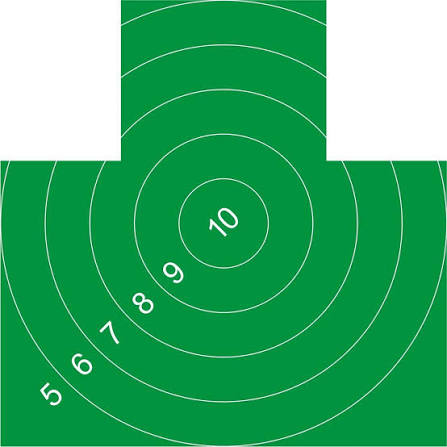
#> input picture assets/target_no4_template.jpg, 447 x 447 px
$ python -i target_align.py   (imports and definitions only)
#> lines starting #> are read from the running program, lines starting #| are printed output that depends on the picture; after the words box and inside, x2 and y2 are one past the last pixel; in counts of white or black regions, pixels touching at a corner belong together
#> further down, picture is the input picture: shape (447, 447, 3); mean B, G, R 105, 169.9, 57.1
from __future__ import annotations

import cv2
import numpy as np

from .preflight import PreflightError


def green_mask(bgr: np.ndarray) -> np.ndarray:
    hsv = cv2.cvtColor(bgr, cv2.COLOR_BGR2HSV)
#> hsv: shape (447, 447, 3); mean H, S, V 59.2, 195, 169.9
    # Два диапазона зелёного (разный свет)
    lower1 = np.array([35, 40, 40], dtype=np.uint8)
    upper1 = np.array([95, 255, 255], dtype=np.uint8)
    mask = cv2.inRange(hsv, lower1, upper1)
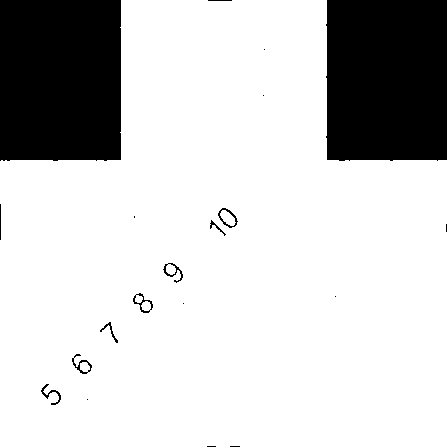
#> mask: shape (447, 447); 80.3% white; 20 black regions (9 under 20 px), largest, box (x1, y1, x2, y2) and area: (0, 0, 121, 161) 19373, (326, 0, 447, 161) 19217, (133, 293, 153, 313) 104
    kernel = cv2.getStructuringElement(cv2.MORPH_ELLIPSE, (7, 7))
    mask = cv2.morphologyEx(mask, cv2.MORPH_CLOSE, kernel, iterations=2)
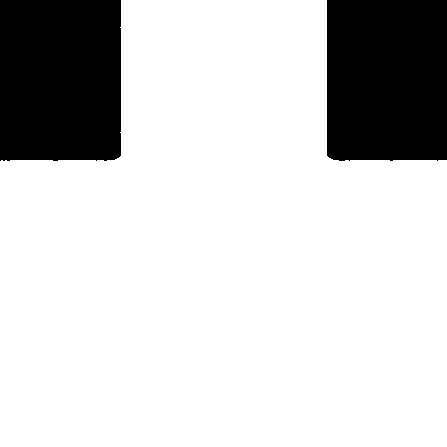
#> mask: shape (447, 447); 80.7% white; 2 black regions, box (x1, y1, x2, y2) and area: (0, 0, 121, 161) 19360, (327, 0, 447, 161) 19198
    mask = cv2.morphologyEx(mask, cv2.MORPH_OPEN, kernel, iterations=1)
#> mask: shape (447, 447); 80.7% white; 2 black regions
    return mask


def locate_target_bbox(bgr: np.ndarray) -> tuple[tuple[int, int, int, int], float, np.ndarray]:
    mask = green_mask(bgr)
    green_ratio = float(np.count_nonzero(mask)) / float(mask.size)
#> green_ratio = 0.807
    contours, _ = cv2.findContours(mask, cv2.RETR_EXTERNAL, cv2.CHAIN_APPROX_SIMPLE)
#> contours = 1 contour; box (x1, y1, x2, y2) and area: (0, 0, 447, 447) 160362
    if not contours:
        raise PreflightError("Зелёная зона мишени №4 не найдена.")
    largest = max(contours, key=cv2.contourArea)
#> largest = contour of 52 points, box (x1, y1, x2, y2) (0, 0, 447, 447), area 160362
    area = cv2.contourArea(largest)
#> area = 160361.5
    if area < 0.02 * bgr.shape[0] * bgr.shape[1]:
        raise PreflightError("Зелёная зона слишком маленькая — подойдите ближе (~1 м) и снимите мишень целиком.")
    x, y, w, h = cv2.boundingRect(largest)
#> x = 0; y = 0; w = 447; h = 447
    # Расширяем на белое поле вокруг
    pad_x = int(0.08 * w)
#> pad_x = 35
    pad_y = int(0.08 * h)
#> pad_y = 35
    x0 = max(0, x - pad_x)
#> x0 = 0
    y0 = max(0, y - pad_y)
#> y0 = 0
    x1 = min(bgr.shape[1], x + w + pad_x)
#> x1 = 447
    y1 = min(bgr.shape[0], y + h + pad_y)
#> y1 = 447
    return (x0, y0, x1 - x0, y1 - y0), green_ratio, mask


def align_to_canonical(
    bgr: np.ndarray,
    bbox: tuple[int, int, int, int],
    canonical_size: tuple[int, int] = (600, 800),
) -> tuple[np.ndarray, np.ndarray]:
    """Вырезаем bbox и масштабируем в канон. Homography-упрощение для MVP."""
    x, y, w, h = bbox
    crop = bgr[y : y + h, x : x + w]
    if crop.size == 0:
        raise PreflightError("Не удалось вырезать область мишени.")
    cw, ch = canonical_size
    aligned = cv2.resize(crop, (cw, ch), interpolation=cv2.INTER_AREA)
    # Матрица для обратного маппинга точек (canonical -> original crop coords scaled)
    # Здесь aligned уже в каноне; исходные координаты в crop: sx = x_canon * w/cw
    meta_affine = np.array(
        [
            [w / cw, 0, x],
            [0, h / ch, y],
        ],
        dtype=np.float64,
    )
    return aligned, meta_affine

>>> import cv2
>>> picture = cv2.imread('../../assets/target_no4_template.jpg')
>>> result = locate_target_bbox(picture)
